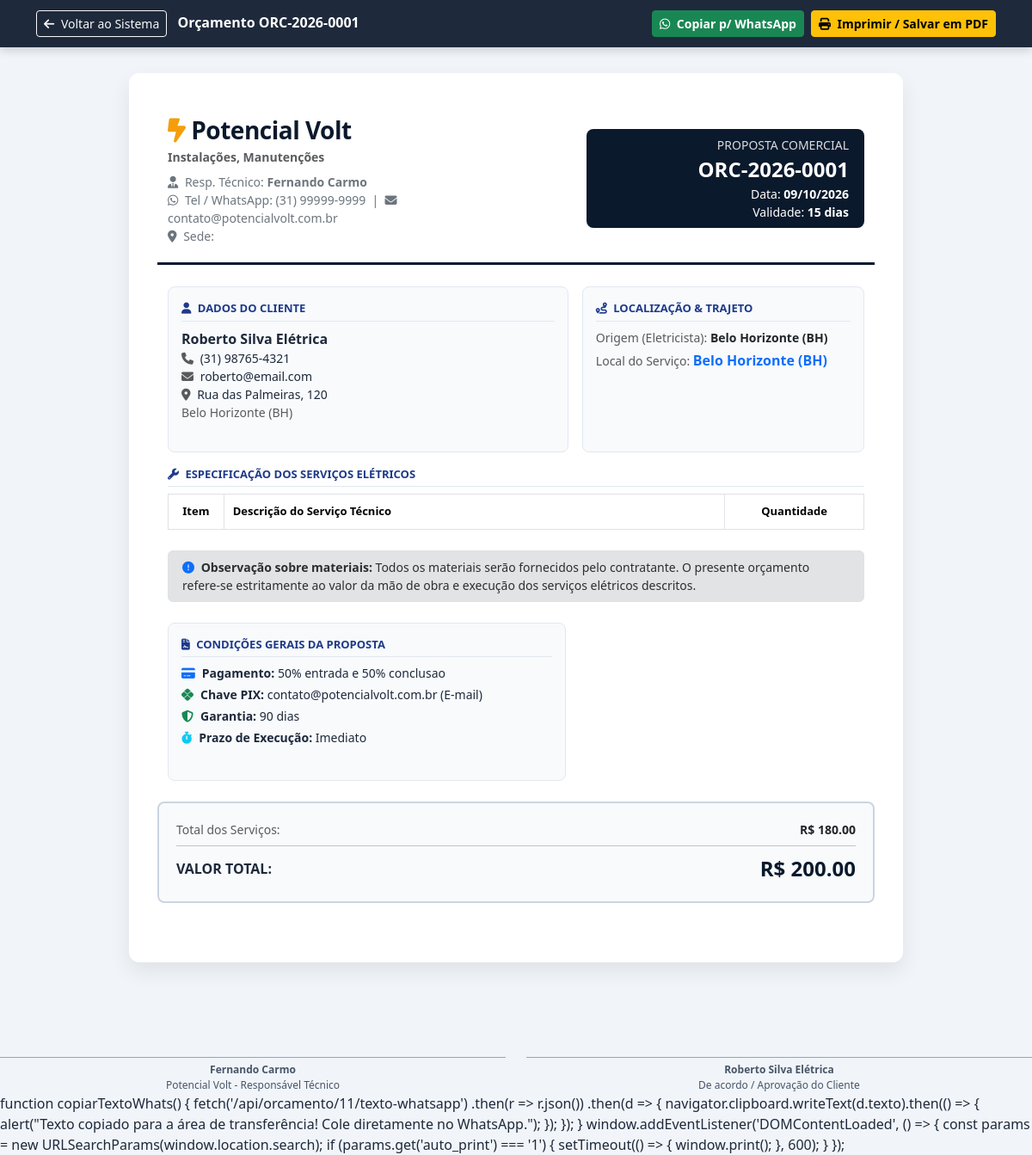
/orcamento/imprimir/11, run on the app's committed database.
### tables this page shows
CREATE TABLE orcamentos (
        id INTEGER PRIMARY KEY AUTOINCREMENT,
        numero TEXT UNIQUE NOT NULL,
        cliente_nome TEXT NOT NULL,
        cliente_telefone TEXT,
        cliente_email TEXT,
        cliente_endereco TEXT,
        cliente_cidade TEXT,
        regiao_id INTEGER,
        regiao_nome TEXT,
        data_criacao TEXT NOT NULL,
        validade_dias INTEGER DEFAULT 15,
        taxa_deslocamento REAL DEFAULT 0.0,
        desconto REAL DEFAULT 0.0,
        total_servicos REAL DEFAULT 0.0,
        total_materiais REAL DEFAULT 0.0,
        total_geral REAL DEFAULT 0.0,
        materiais_modo TEXT DEFAULT 'cliente', -- 'cliente' (por conta do cliente) ou 'incluso' (inclusos no valor)
        forma_pagamento TEXT,
        garantia TEXT,
        prazo_execucao TEXT,
        observacoes TEXT,
        status TEXT DEFAULT 'Pendente', regiao_origem_id INTEGER, regiao_origem_nome TEXT, regiao_destino_id INTEGER, regiao_destino_nome TEXT, -- Pendente, Aprovado, Recusado, Concluído
        FOREIGN KEY (regiao_id) REFERENCES regioes(id)
    );

CREATE TABLE configuracoes (
        chave TEXT PRIMARY KEY,
        valor TEXT
    );

### app.py (the view)
@app.route('/orcamento/imprimir/<int:orcamento_id>')
def imprimir_orcamento(orcamento_id):
    conn = get_connection()
    cur = conn.cursor()
    cur.execute('SELECT * FROM orcamentos WHERE id = ?', (orcamento_id,))
    orcamento = cur.fetchone()
    if not orcamento:
        conn.close()
        return "Orçamento não encontrado", 404
    cur.execute('SELECT * FROM orcamento_itens WHERE orcamento_id = ?', (orcamento_id,))
    itens = cur.fetchall()
    cur.execute('SELECT * FROM orcamento_materiais WHERE orcamento_id = ?', (orcamento_id,))
    materiais = cur.fetchall()
    cur.execute('SELECT chave, valor FROM configuracoes')
    configs = {row['chave']: row['valor'] for row in cur.fetchall()}
    conn.close()
    return render_template('orcamento_print.html', orcamento=orcamento, itens=itens, materiais=materiais, config=configs)

### database.py (called while the page is built)
def get_connection():
    conn = sqlite3.connect(DB_PATH)
    conn.row_factory = sqlite3.Row
    return conn

### templates/orcamento_print.html (shortened to what this page needs)
<!DOCTYPE html>
<html lang="pt-BR">
<head>
    <link href="https://cdn.jsdelivr.net/npm/bootstrap@5.3.3/dist/css/bootstrap.min.css" rel="stylesheet">
    <link href="https://cdnjs.cloudflare.com/ajax/libs/font-awesome/6.5.1/css/all.min.css" rel="stylesheet">
</head>
<body>
    <div class="no-print-bar">
        <div class="container d-flex justify-content-between align-items-center">
            <div>
                <a href="/" class="btn btn-outline-light btn-sm me-2">
                    <i class="fa-solid fa-arrow-left me-1"></i> Voltar ao Sistema
                </a>
                <span class="fw-semibold">Orçamento {{ orcamento.numero }}</span>
            </div>
            <div class="d-flex gap-2">
                <button onclick="copiarTextoWhats()" class="btn btn-success btn-sm fw-bold">
                    <i class="fa-brands fa-whatsapp me-1"></i> Copiar p/ WhatsApp
                </button>
                <button onclick="window.print()" class="btn btn-warning btn-sm fw-bold">
                    <i class="fa-solid fa-print me-1"></i> Imprimir / Salvar em PDF
                </button>
            </div>
        </div>
    </div>
    <div class="print-container">
        <div class="row align-items-center brand-header">
            <div class="col-7">
                <div class="brand-title">
                    <i class="fa-solid fa-bolt-lightning brand-bolt"></i> {{ config.empresa_nome | default('POTENCIAL VOLT') }}
                </div>
                <div class="text-muted small fw-semibold">{{ config.empresa_slogan | default('Instalações & Manutenções Elétricas') }}</div>
                <div class="small mt-2 text-secondary">
                    <div><i class="fa-solid fa-user-tie me-1"></i> Resp. Técnico: <strong>{{ config.responsavel_nome | default('Fernando Carmo') }}</strong></div>
                    <div><i class="fa-brands fa-whatsapp me-1"></i> Tel / WhatsApp: {{ config.telefone }} &nbsp;|&nbsp; <i class="fa-solid fa-envelope me-1"></i> {{ config.email }}</div>
                    <div><i class="fa-solid fa-location-dot me-1"></i> Sede: {{ config.cidade_sede }}</div>
                </div>
            </div>
            <div class="col-5 text-end">
                <div class="quote-badge">
                    <div class="text-uppercase small" style="opacity: 0.85;">Proposta Comercial</div>
                    <div class="fs-4 fw-bold">{{ orcamento.numero }}</div>
                    <div class="small">Data: <strong>{{ orcamento.data_criacao }}</strong></div>
                    <div class="small">Validade: <strong>{{ orcamento.validade_dias }} dias</strong></div>
                </div>
            </div>
        </div>
        <div class="row g-3 mb-3">
            <div class="col-md-7">
                <div class="info-card h-100">
                    <div class="info-title"><i class="fa-solid fa-user me-1"></i> Dados do Cliente</div>
                    <div class="fw-bold fs-6">{{ orcamento.cliente_nome }}</div>
                    {% if orcamento.cliente_telefone %}<div class="small"><i class="fa-solid fa-phone me-1 text-muted"></i> {{ orcamento.cliente_telefone }}</div>{% endif %}
                    {% if orcamento.cliente_email %}<div class="small"><i class="fa-solid fa-envelope me-1 text-muted"></i> {{ orcamento.cliente_email }}</div>{% endif %}
                    {% if orcamento.cliente_endereco %}<div class="small"><i class="fa-solid fa-location-dot me-1 text-muted"></i> {{ orcamento.cliente_endereco }}</div>{% endif %}
                    {% if orcamento.cliente_cidade %}<div class="small text-muted">{{ orcamento.cliente_cidade }}</div>{% endif %}
                </div>
            </div>
            <div class="col-md-5">
                <div class="info-card h-100">
                    <div class="info-title"><i class="fa-solid fa-route me-1"></i> Localização & Trajeto</div>
                    {% if orcamento.regiao_origem_nome %}
                    <div class="small text-muted">Origem (Eletricista): <strong class="text-dark">{{ orcamento.regiao_origem_nome }}</strong></div>
                    {% endif %}
                    <div class="small text-muted mt-1">Local do Serviço: <strong class="text-primary fs-6">{{ orcamento.regiao_destino_nome | default(orcamento.regiao_nome) | default('Vetor Norte / BH') }}</strong></div>
                </div>
            </div>
        </div>
        <div class="mb-4">
            <div class="info-title mb-2"><i class="fa-solid fa-wrench me-1"></i> Especificação dos Serviços Elétricos</div>
            <div class="table-responsive">
                <table class="table table-bordered table-custom mb-0">
                    <thead>
                        <tr>
                            <th style="width: 8%;" class="text-center">Item</th>
                            <th style="width: 72%;">Descrição do Serviço Técnico</th>
                            <th style="width: 20%;" class="text-center">Quantidade</th>
                        </tr>
                    </thead>
                </table>
            </div>
        </div>
        {% if orcamento.materiais_modo == 'incluso' and materiais|length > 0 %}
        <div class="mb-4">
            <div class="info-title mb-2"><i class="fa-solid fa-boxes-stacked me-1"></i> Materiais & Peças Fornecidos</div>
            <div class="table-responsive">
                <table class="table table-bordered table-sm table-custom mb-0">
                    <thead>
                        <tr>
                            <th style="width: 8%;" class="text-center">Item</th>
                            <th style="width: 72%;">Descrição do Material</th>
                            <th style="width: 20%;" class="text-center">Quantidade</th>
                        </tr>
                    </thead>
                    <tbody>
                        {% for mat in materiais %}
                        <tr>
                            <td class="text-center">{{ loop.index }}</td>
                            <td>{{ mat.descricao }}</td>
                            <td class="text-center">{{ mat.quantidade }} {{ mat.unidade }}</td>
                        </tr>
                        {% endfor %}
                    </tbody>
                </table>
            </div>
        </div>
        {% else %}
        <div class="alert alert-secondary py-2 px-3 small mb-4 border">
            <i class="fa-solid fa-circle-exclamation me-1 text-primary"></i>
            <strong>Observação sobre materiais:</strong> Todos os materiais serão fornecidos pelo contratante. O presente orçamento refere-se estritamente ao valor da mão de obra e execução dos serviços elétricos descritos.
        </div>
        {% endif %}
        <div class="row g-4 mb-4">
            <div class="col-md-7">
                <div class="info-card h-100">
                    <div class="info-title"><i class="fa-solid fa-file-contract me-1"></i> Condições Gerais da Proposta</div>
                    <ul class="list-unstyled small mb-0">
                        <li class="mb-1"><i class="fa-solid fa-credit-card me-2 text-primary"></i><strong>Pagamento:</strong> {{ orcamento.forma_pagamento | default('50% de entrada e 50% na conclusão.') }}</li>
                        {% if config.chave_pix %}
                        <li class="mb-1"><i class="fa-brands fa-pix me-2 text-success"></i><strong>Chave PIX:</strong> {{ config.chave_pix }}</li>
                        {% endif %}
                        <li class="mb-1"><i class="fa-solid fa-shield-halved me-2 text-success"></i><strong>Garantia:</strong> {{ orcamento.garantia | default('90 dias para serviços executados.') }}</li>
                        <li class="mb-1"><i class="fa-solid fa-stopwatch me-2 text-info"></i><strong>Prazo de Execução:</strong> {{ orcamento.prazo_execucao | default('A combinar') }}</li>
                    </ul>
                </div>
            </div>
                <div class="total-box">
                    <div class="d-flex justify-content-between small text-muted mb-1">
                        <span>Total dos Serviços:</span>
                        <span class="fw-semibold text-dark">R$ {{ "%.2f"|format(orcamento.total_servicos) }}</span>
                    </div>
                    <hr class="my-2">
                    <div class="d-flex justify-content-between align-items-center">
                        <span class="fw-bold">VALOR TOTAL:</span>
                        <span class="total-highlight">R$ {{ "%.2f"|format(orcamento.total_geral) }}</span>
                    </div>
                </div>
            </div>
        </div>
        <div class="row signature-area">
            <div class="col-6">
                <div class="signature-line">
                    <strong>{{ config.responsavel_nome | default('Fernando Carmo') }}</strong><br>
                    {{ config.empresa_nome | default('Potencial Volt') }} - Responsável Técnico
                </div>
            </div>
            <div class="col-6">
                <div class="signature-line">
                    <strong>{{ orcamento.cliente_nome }}</strong><br>
                    De acordo / Aprovação do Cliente
                </div>
            </div>
        </div>
        function copiarTextoWhats() {
            fetch('/api/orcamento/{{ orcamento.id }}/texto-whatsapp')
                .then(r => r.json())
                .then(d => {
                    navigator.clipboard.writeText(d.texto).then(() => {
                        alert("Texto copiado para a área de transferência! Cole diretamente no WhatsApp.");
                    });
                });
        }
        window.addEventListener('DOMContentLoaded', () => {
            const params = new URLSearchParams(window.location.search);
            if (params.get('auto_print') === '1') {
                setTimeout(() => {
                    window.print();
                }, 600);
            }
        });
</body>
</html>

### templates/orcamento_print.html (style rules this page uses)
:root { --brand-navy: #0b192c; --brand-yellow: #f59e0b; --brand-blue: #1e3a8a; }
body { background-color: #f1f5f9; font-family: 'Segoe UI', -apple-system, BlinkMacSystemFont, Roboto, sans-serif; color: #1e293b; }
.print-container { max-width: 900px; margin: 30px auto; background: #ffffff; padding: 45px; border-radius: 12px; box-shadow: 0 10px 25px rgba(0,0,0,0.08); }
.brand-header { border-bottom: 3px solid var(--brand-navy); padding-bottom: 20px; margin-bottom: 25px; }
.brand-title { font-size: 28px; font-weight: 800; color: var(--brand-navy); letter-spacing: -0.5px; }
.brand-bolt { color: var(--brand-yellow); }
.quote-badge { background-color: var(--brand-navy); color: #ffffff; padding: 8px 18px; border-radius: 8px; text-align: right; }
.info-card { background-color: #f8fafc; border: 1px solid #e2e8f0; border-radius: 8px; padding: 15px; margin-bottom: 20px; }
.info-title { font-size: 13px; font-weight: 700; text-transform: uppercase; color: var(--brand-blue); margin-bottom: 8px; border-bottom: 1px solid #e2e8f0; padding-bottom: 4px; }
.table-custom thead { background-color: var(--brand-navy); color: #ffffff; }
.table-custom th { font-weight: 600; font-size: 13px; padding: 10px; }
.total-box { background-color: #f8fafc; border: 2px solid #cbd5e1; border-radius: 8px; padding: 20px; }
.total-highlight { font-size: 24px; font-weight: 800; color: var(--brand-navy); }
.signature-area { margin-top: 50px; padding-top: 20px; }
.signature-line { border-top: 1px solid #94a3b8; margin-top: 40px; padding-top: 5px; text-align: center; font-size: 12px; color: #475569; }
.no-print-bar { background: #1e293b; color: white; padding: 12px; position: sticky; top: 0; z-index: 1000; box-shadow: 0 4px 10px rgba(0,0,0,0.15); }

### data on the page
orcamentos: numero "ORC-2026-0001", data_criacao "09/10/2026", validade_dias "15", cliente_nome "Roberto Silva Elétrica", cliente_telefone "(31) 98765-4321", cliente_email "roberto@email.com", cliente_endereco "Rua das Palmeiras, 120", cliente_cidade "Belo Horizonte (BH)", regiao_origem_nome "Belo Horizonte (BH)", regiao_destino_nome "Belo Horizonte (BH)", forma_pagamento "50% entrada e 50% conclusao", garantia "90 dias", prazo_execucao "Imediato", total_servicos "180.00", total_geral "200.00", id "11"
configuracoes: empresa_nome "Potencial Volt"
configuracoes: empresa_slogan "Instalações, Manutenções"
configuracoes: responsavel_nome "Fernando Carmo"
configuracoes: telefone "(31) 99999-9999"
configuracoes: email "contato@potencialvolt.com.br"
configuracoes: chave_pix "contato@potencialvolt.com.br (E-mail)"
